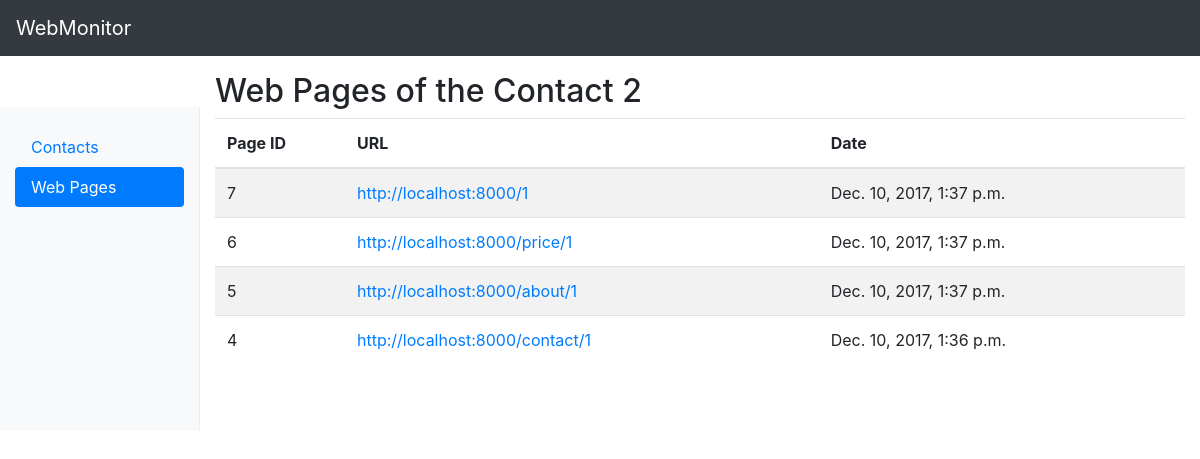
/pages/2, run on the app's committed database.
### monitoring_board/models.py (models this page shows, shortened)
class Page(models.Model):
    contact = models.ForeignKey(Contact, on_delete=models.CASCADE, null=True)
    url = models.CharField(max_length=500)
    date = models.DateTimeField()

### monitoring_board/views.py (the view)
# urls.py: url(r'^pages/(?P<contact_id>[0-9]+)$', views.pages, name='pages'),
def pages(request, contact_id):
    page_list = Page.objects.filter(contact=contact_id).order_by('-date')
    return render(request, 'monitoring_board/pages.html',
                  {'active_pages': True, 'page_list': page_list, 'contact_id': contact_id})

### monitoring_board/templates/monitoring_board/pages.html
{% extends 'monitoring_board/base.html' %}
{% load staticfiles %}
{% block table_title %}
    Web Pages of the Contact {{ contact_id }}
{% endblock %}
{% block table_columns %}
    <th width="130px">Page ID</th>
    <th>URL</th>
    <th>Date</th>
{% endblock %}
{% block table_content %}
    {% for page in page_list %}
        <tr>
            <td>{{ page.id }}</td>
            <td><a href="{{ page.url }}" target="_blank">{{ page.url }}</a></td>
            <td>{{ page.date }}</td>
        </tr>
    {% endfor %}
{% endblock %}

### web_monitor/static/monitoring_board/dashboard.css (style rules this page uses)
body { padding-top: 3.5rem; }

### data on the page
Page: id "7", url "http://localhost:8000/1", date "Dec. 10, 2017, 1:37 p.m."
Page: id "6", url "http://localhost:8000/price/1", date "Dec. 10, 2017, 1:37 p.m."
Page: id "5", url "http://localhost:8000/about/1", date "Dec. 10, 2017, 1:37 p.m."
Page: id "4", url "http://localhost:8000/contact/1", date "Dec. 10, 2017, 1:36 p.m."

### other printed values
{{ contact_id }} "2"
